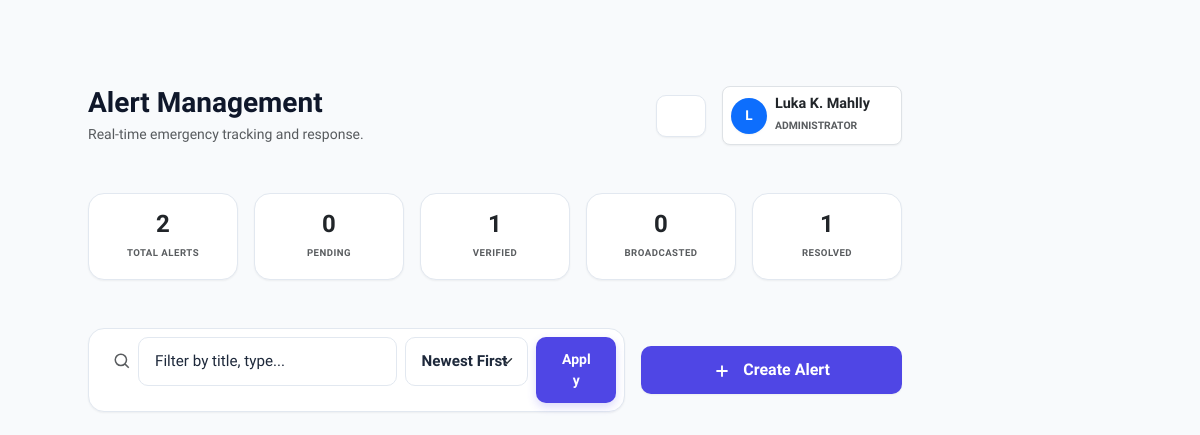
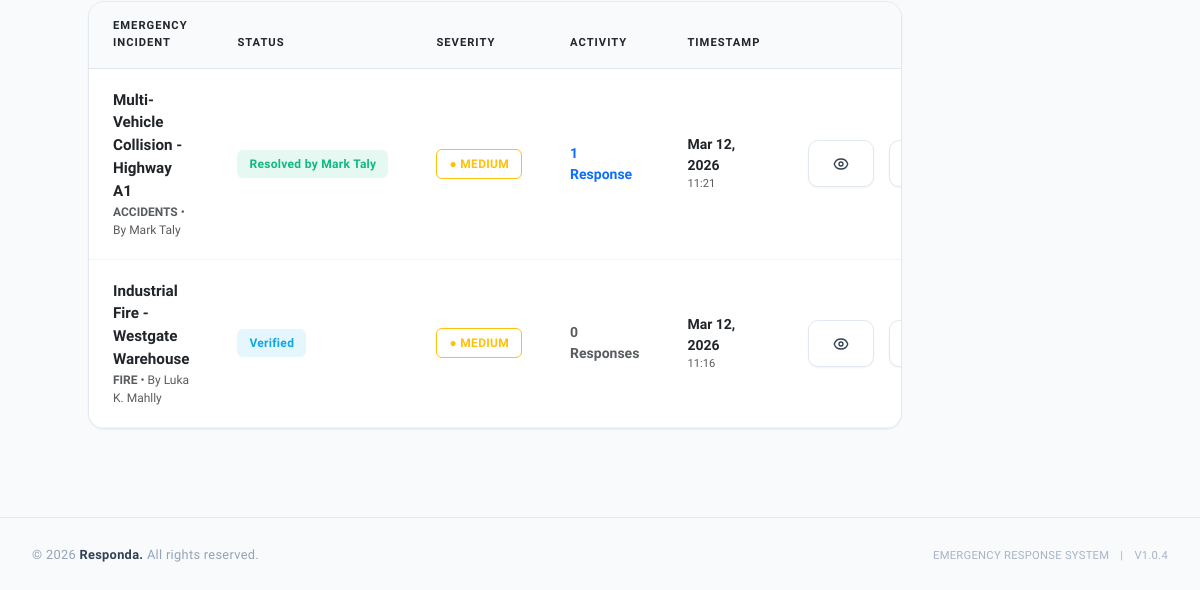
The page /alerts.php (signed in, lower part) on the database as committed earlier (2 pictures, top to bottom).
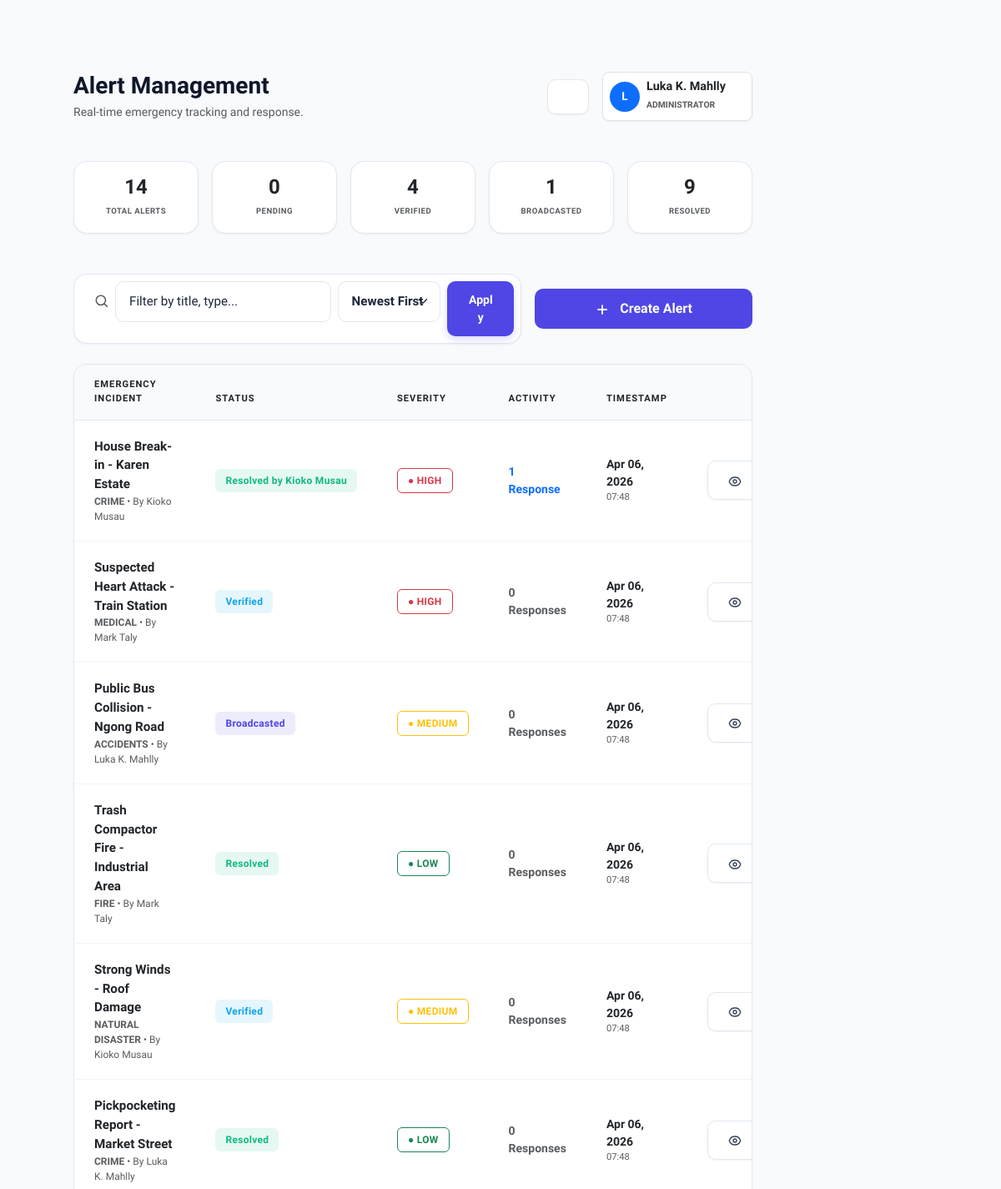
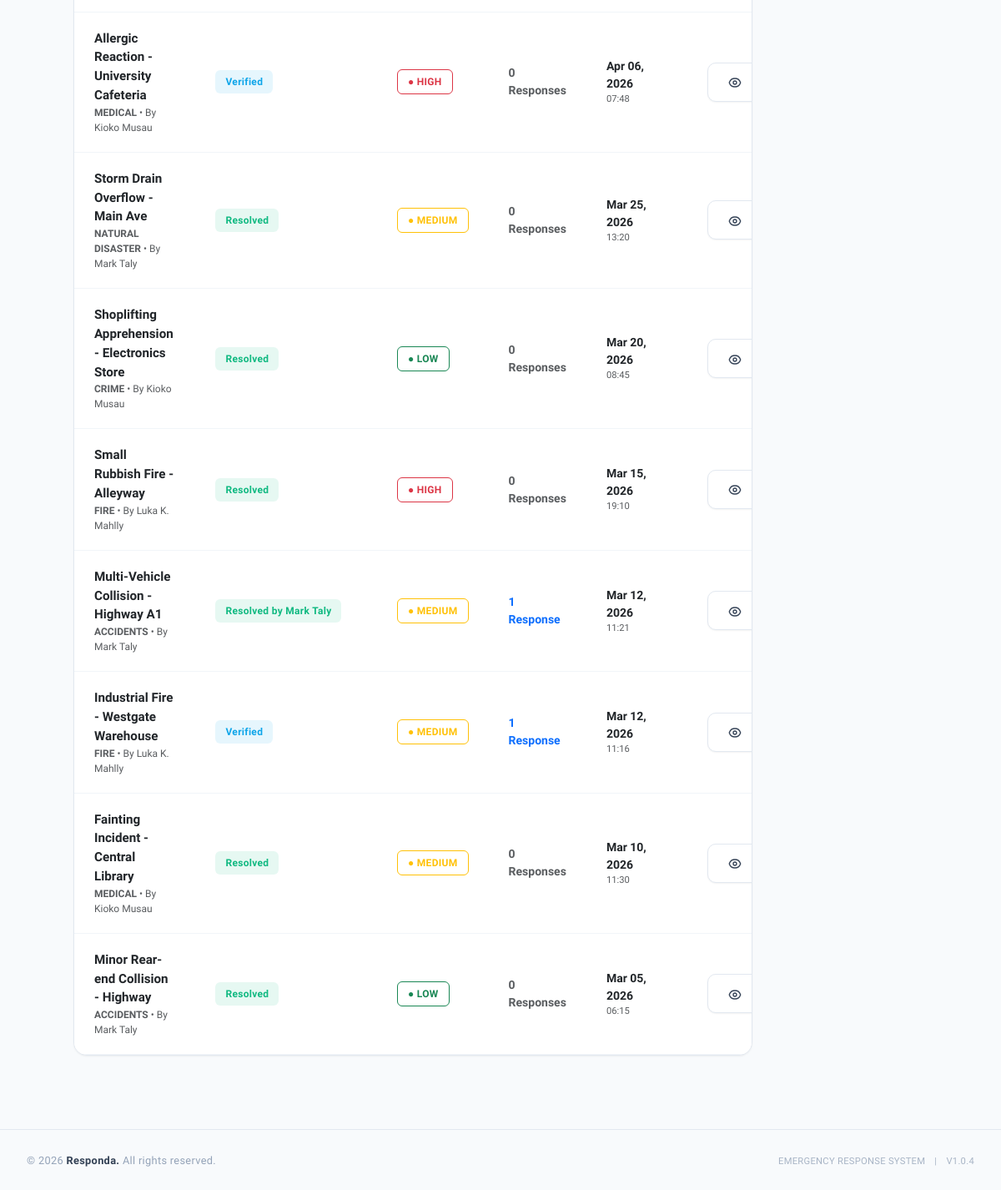
The same page on the database as committed later (2 pictures, top to bottom).
### tables this page shows
CREATE TABLE `Alerts` (
  `Alerts_id` int(11) NOT NULL,
  `Alerts_AlertTypes_id` int(11) NOT NULL,
  `Alerts_title` varchar(150) NOT NULL,
  `Alerts_desc` text NOT NULL,
  `Alerts_latitude` decimal(10,8) NOT NULL,
  `Alerts_longitude` decimal(11,8) NOT NULL,
  `Alerts_status` enum('pending','verified','broadcasted','resolved') DEFAULT 'pending',
  `Alerts_severity` enum('Low','Medium','High') DEFAULT 'Medium',
  `Alerts_Users_id` int(11) DEFAULT NULL,
  `Alerts_AssignedTo_id` int(11) DEFAULT NULL,
  `Alerts_created_at` timestamp NOT NULL DEFAULT current_timestamp()
);

CREATE TABLE `AlertTypes` (
  `AlertTypes_id` int(11) NOT NULL,
  `AlertTypes_name` varchar(100) NOT NULL,
  `AlertTypes_desc` text DEFAULT NULL,
  `AlertTypes_created_at` timestamp NOT NULL DEFAULT current_timestamp()
);

CREATE TABLE `Users` (
  `Users_id` int(11) NOT NULL,
  `Users_full_name` varchar(100) NOT NULL,
  `Users_email` varchar(100) NOT NULL,
  `Users_phone` varchar(20) DEFAULT NULL,
  `Users_password` varchar(255) NOT NULL,
  `Users_api_token` varchar(255) DEFAULT NULL,
  `Users_Roles_id` int(11) NOT NULL,
  `Users_status` enum('active','inactive') DEFAULT 'active',
  `Users_created_at` timestamp NOT NULL DEFAULT current_timestamp()
);

### includes/sidebar.php (called while the page is built, shortened)
<?php
$role_id = $_SESSION['role_id'] ?? null;
?>

### public/alerts.php (the view, shortened to what the rows shown need)
<?php
$sort_by = $_GET['sort'] ?? 'recent';
$alerts = [];
$hasAssignedToColumn = false;
try {
    $pdo = getPDO();
    try {
        $columnCheck = $pdo->query("SHOW COLUMNS FROM Alerts LIKE 'Alerts_AssignedTo_id'")->fetch();
        $hasAssignedToColumn = !empty($columnCheck);
    } catch (Exception $inner) {
        $hasAssignedToColumn = false;
    }
    $query = "
        SELECT a.*, at.AlertTypes_name as alert_type, u.Users_full_name as creator, ".
        ($hasAssignedToColumn ? "ar.Users_full_name as assigned_to_name, a.Alerts_AssignedTo_id, " : "") .
        "(SELECT COUNT(*) FROM AlertResponses WHERE AlertResponses_Alerts_id = a.Alerts_id) as response_count,
        (SELECT u2.Users_full_name FROM AlertResponses ar2 LEFT JOIN Users u2 ON ar2.AlertResponses_Users_id = u2.Users_id WHERE ar2.AlertResponses_Alerts_id = a.Alerts_id ORDER BY ar2.AlertResponses_responded_at DESC LIMIT 1) as responder_name
        FROM Alerts a
        LEFT JOIN AlertTypes at ON a.Alerts_AlertTypes_id = at.AlertTypes_id
        LEFT JOIN Users u ON a.Alerts_Users_id = u.Users_id
        " .
        ($hasAssignedToColumn ? "LEFT JOIN Users ar ON a.Alerts_AssignedTo_id = ar.Users_id\n" : "") .
        "WHERE 1=1
    ";
    $query .= match($sort_by) {
        'oldest' => " ORDER BY a.Alerts_created_at ASC",
        'status' => " ORDER BY FIELD(a.Alerts_status, 'pending', 'verified', 'broadcasted', 'resolved'), a.Alerts_created_at DESC",
        default => " ORDER BY a.Alerts_created_at DESC"
    };
    $alerts = $pdo->query($query)->fetchAll();
} catch (Exception $e) {
    error_log($e->getMessage());
}
include __DIR__ . '/../includes/header.php';
?>
<div class="container-fluid p-0">
    <div class="row g-0">
        <?php include __DIR__ . '/../includes/sidebar.php'; ?>
        <main class="col-lg-10 bg-light min-vh-100">
            <div class="p-4 p-lg-5">
                <div class="d-flex justify-content-between align-items-center mb-5">
                    <div>
                        <h1 class="h3 fw-bold mb-1">Alert Management</h1>
                    </div>
                </div>
                <div class="card border-0 shadow-sm overflow-hidden">
                    <div class="table-responsive">
                        <table class="table table-hover align-middle mb-0" id="alertsTable">
                            <thead class="bg-light">
                                <tr>
                                    <th class="ps-4">Emergency Incident</th>
                                    <th>Status</th>
                                    <th>Severity</th>
                                    <th>Activity</th>
                                    <th>Timestamp</th>
                                    <th class="text-end pe-4">Actions</th>
                                </tr>
                            </thead>
                            <tbody>
                                <?php if(empty($alerts)): ?>
                                    <tr><td colspan="6" class="text-center p-5 text-muted small">No incidents found matching your current filters.</td></tr>
                                <?php else: foreach ($alerts as $alert):
                                    $sev_color = match($alert['Alerts_severity']) { 'High' => 'danger', 'Medium' => 'warning', 'Low' => 'success', default => 'secondary' };
                                    $stat_color = match($alert['Alerts_status']) { 'pending' => 'warning', 'verified' => 'info', 'broadcasted' => 'primary', 'resolved' => 'success', default => 'secondary' };
                                ?>
                                <tr>
                                    <td class="ps-4">
                                        <div class="fw-bold text-dark" style="font-size: 0.95rem;"><?= htmlspecialchars($alert['Alerts_title']) ?></div>
                                        <small class="text-muted d-block" style="font-size: 0.75rem;">
                                            <span class="fw-bold text-uppercase"><?= htmlspecialchars($alert['alert_type']) ?></span> • By <?= htmlspecialchars($alert['creator'] ?? 'System') ?>
                                        </small>
                                    </td>
                                    <td>
                                        <span class="badge bg-<?= $stat_color ?>-subtle text-<?= $stat_color ?> px-2 py-1">
                                            <?php if($alert['Alerts_status'] === 'resolved' && !empty($alert['responder_name'])): ?>
                                                Resolved by <?= htmlspecialchars($alert['responder_name']) ?>
                                            <?php else: ?>
                                                <?= ucfirst($alert['Alerts_status']) ?>
                                            <?php endif; ?>
                                        </span>
                                    </td>
                                    <td>
                                        <span class="badge border border-<?= $sev_color ?> text-<?= $sev_color ?> bg-white fw-bold" style="font-size: 0.65rem;">
                                            ● <?= strtoupper($alert['Alerts_severity']) ?>
                                        </span>
                                    </td>
                                    <td>
                                        <div class="small fw-bold text-<?= $alert['response_count'] > 0 ? 'primary' : 'muted' ?>">
                                            <?= $alert['response_count'] ?> Response<?= $alert['response_count'] != 1 ? 's' : '' ?>
                                        </div>
                                    </td>
                                    <td>
                                        <div class="small text-dark fw-semibold"><?= date('M d, Y', strtotime($alert['Alerts_created_at'])) ?></div>
                                        <div class="small text-muted" style="font-size: 0.7rem;"><?= date('H:i', strtotime($alert['Alerts_created_at'])) ?></div>
                                    </td>
                                    <td class="text-end pe-4">
                                        <div class="btn-group">
                                            <button class="btn btn-sm btn-white border shadow-sm view-alert me-3"
                                                data-id="<?= $alert['Alerts_id'] ?>"
                                                data-title="<?= htmlspecialchars($alert['Alerts_title']) ?>"
                                                data-description="<?= htmlspecialchars($alert['Alerts_desc']) ?>"
                                                data-type="<?= htmlspecialchars($alert['alert_type']) ?>"
                                                data-status="<?= $alert['Alerts_status'] ?>"
                                                data-severity="<?= $alert['Alerts_severity'] ?>"
                                                data-created-at="<?= htmlspecialchars($alert['Alerts_created_at']) ?>"
                                                data-assigned-to="<?= $alert['Alerts_AssignedTo_id'] ?? '' ?>"
                                                data-assigned-to-name="<?= htmlspecialchars($alert['assigned_to_name'] ?? '') ?>"
                                                data-responder-name="<?= htmlspecialchars($alert['responder_name'] ?? '') ?>"
                                                data-latitude="<?= $alert['Alerts_latitude'] ?>"
                                                data-longitude="<?= $alert['Alerts_longitude'] ?>"
                                                data-bs-toggle="modal" data-bs-target="#viewAlertModal">
                                            </button>
                                            <?php if($role_id == 1): ?>
                                            <button class="btn btn-sm btn-white border text-danger shadow-sm delete-alert" data-id="<?= $alert['Alerts_id'] ?>">
                                            </button>
                                            <?php endif; ?>
                                        </div>
                                    </td>
                                </tr>
                                <?php endforeach; endif; ?>
                            </tbody>
                        </table>
                    </div>
                </div>
            </div>
        </main>
    </div>
</div>
<?php
    include __DIR__ . '/../includes/footer.php';
?>

Rows that differ between the two databases and show on the page:
added alerts: Alerts_title "House Break-in - Karen Estate", Alerts_AlertTypes.AlertTypes_name "CRIME", Alerts_Users.Users_full_name "Kioko Musau", responder_name "Kioko Musau", Alerts_severity "HIGH", response_count "1", Alerts_created_at "Apr 06, 2026", Alerts_created_at "07:48"
added alerts: Alerts_title "Suspected Heart Attack - Train Station", Alerts_AlertTypes.AlertTypes_name "MEDICAL", Alerts_Users.Users_full_name "Mark Taly", Alerts_status "Verified", Alerts_severity "HIGH", response_count "0", Alerts_created_at "Apr 06, 2026", Alerts_created_at "07:48"
added alerts: Alerts_title "Public Bus Collision - Ngong Road", Alerts_AlertTypes.AlertTypes_name "ACCIDENTS", Alerts_Users.Users_full_name "Luka K. Mahlly", Alerts_status "Broadcasted", Alerts_severity "MEDIUM", response_count "0", Alerts_created_at "Apr 06, 2026", Alerts_created_at "07:48"
added alerts: Alerts_title "Trash Compactor Fire - Industrial Area", Alerts_AlertTypes.AlertTypes_name "FIRE", Alerts_Users.Users_full_name "Mark Taly", Alerts_status "Resolved", Alerts_severity "LOW", response_count "0", Alerts_created_at "Apr 06, 2026", Alerts_created_at "07:48"
added alerts: Alerts_title "Strong Winds - Roof Damage", Alerts_AlertTypes.AlertTypes_name "NATURAL DISASTER", Alerts_Users.Users_full_name "Kioko Musau", Alerts_status "Verified", Alerts_severity "MEDIUM", response_count "0", Alerts_created_at "Apr 06, 2026", Alerts_created_at "07:48"
added alerts: Alerts_title "Pickpocketing Report - Market Street", Alerts_AlertTypes.AlertTypes_name "CRIME", Alerts_Users.Users_full_name "Luka K. Mahlly", Alerts_status "Resolved", Alerts_severity "LOW", response_count "0", Alerts_created_at "Apr 06, 2026", Alerts_created_at "07:48"
added alerts: Alerts_title "Allergic Reaction - University Cafeteria", Alerts_AlertTypes.AlertTypes_name "MEDICAL", Alerts_Users.Users_full_name "Kioko Musau", Alerts_status "Verified", Alerts_severity "HIGH", response_count "0", Alerts_created_at "Apr 06, 2026", Alerts_created_at "07:48"
added alerts: Alerts_title "Storm Drain Overflow - Main Ave", Alerts_AlertTypes.AlertTypes_name "NATURAL DISASTER", Alerts_Users.Users_full_name "Mark Taly", Alerts_status "Resolved", Alerts_severity "MEDIUM", response_count "0", Alerts_created_at "Mar 25, 2026", Alerts_created_at "13:20"
added alerts: Alerts_title "Shoplifting Apprehension - Electronics Store", Alerts_AlertTypes.AlertTypes_name "CRIME", Alerts_Users.Users_full_name "Kioko Musau", Alerts_status "Resolved", Alerts_severity "LOW", response_count "0", Alerts_created_at "Mar 20, 2026", Alerts_created_at "08:45"
added alerts: Alerts_title "Small Rubbish Fire - Alleyway", Alerts_AlertTypes.AlertTypes_name "FIRE", Alerts_Users.Users_full_name "Luka K. Mahlly", Alerts_status "Resolved", Alerts_severity "HIGH", response_count "0", Alerts_created_at "Mar 15, 2026", Alerts_created_at "19:10"
shown differently, row unchanged: alerts "Industrial Fire - Westgate Warehouse": response_count "0" → "1"; no longer shows "s"
added alerts: Alerts_title "Fainting Incident - Central Library", Alerts_AlertTypes.AlertTypes_name "MEDICAL", Alerts_Users.Users_full_name "Kioko Musau", Alerts_status "Resolved", Alerts_severity "MEDIUM", response_count "0", Alerts_created_at "Mar 10, 2026", Alerts_created_at "11:30"
added alerts: Alerts_title "Minor Rear-end Collision - Highway", Alerts_AlertTypes.AlertTypes_name "ACCIDENTS", Alerts_Users.Users_full_name "Mark Taly", Alerts_status "Resolved", Alerts_severity "LOW", response_count "0", Alerts_created_at "Mar 05, 2026", Alerts_created_at "06:15"
Other text that changed with them:
new list line: "14 TOTAL ALERTS"
new list line: "4 VERIFIED"
new list line: "1 BROADCASTED"
new list line: "9 RESOLVED"
list line gone: "2 TOTAL ALERTS"
list line gone: "1 VERIFIED"
list line gone: "0 BROADCASTED"
list line gone: "1 RESOLVED"
